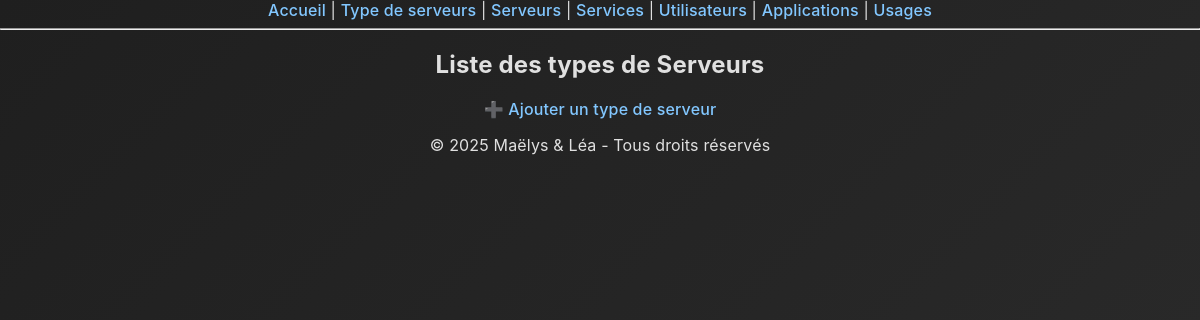
/type_de_serveurs/, run on an earlier commit of the app's database.
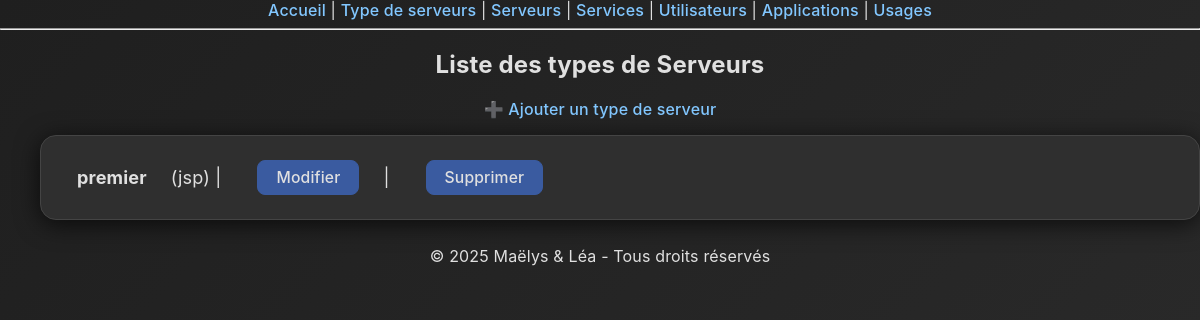
And on a later commit of the database.
### monapp/models.py (models this page shows, shortened)
class TypeServeurs(models.Model):
    type = models.CharField(max_length=100)
    description_serveurs = models.TextField(blank=False)

### monapp/views.py (the view)
# urls.py: path('type_de_serveurs/', views.type_de_serveurs_list, name='type_de_serveurs_list'),
def type_de_serveurs_list(request):
    types = TypeServeurs.objects.all()
    return render(request, 'monapp/type_de_serveurs_list.html', {'types': types})

### monapp/templates/monapp/type_de_serveurs_list.html
{% extends 'monapp/base.html' %}
{% block content %}
<h2>Liste des types de Serveurs</h2>
<a href="{% url 'type_de_serveurs_create' %}">➕ Ajouter un type de serveur</a>
<ul>
    {% for type in types %}
        <li>
            <strong>{{ type.type }}</strong> ({{ type.description_serveurs}})
            | <a href="{% url 'type_de_serveurs_update' type.pk %}">Modifier</a>
            | <a href="{% url 'type_de_serveurs_delete' type.pk %}" onclick="return confirm('Es-tu sûr de vouloir supprimer ce type de serveur ?')">Supprimer</a>
        </li>
    {% endfor %}
</ul>
<footer>
  <p>© 2025 Maëlys & Léa - Tous droits réservés</p>
</footer>
{% endblock %}

What changed in the data, as far as the page shows it:
added TypeServeurs: type "premier", description_serveurs "jsp"
